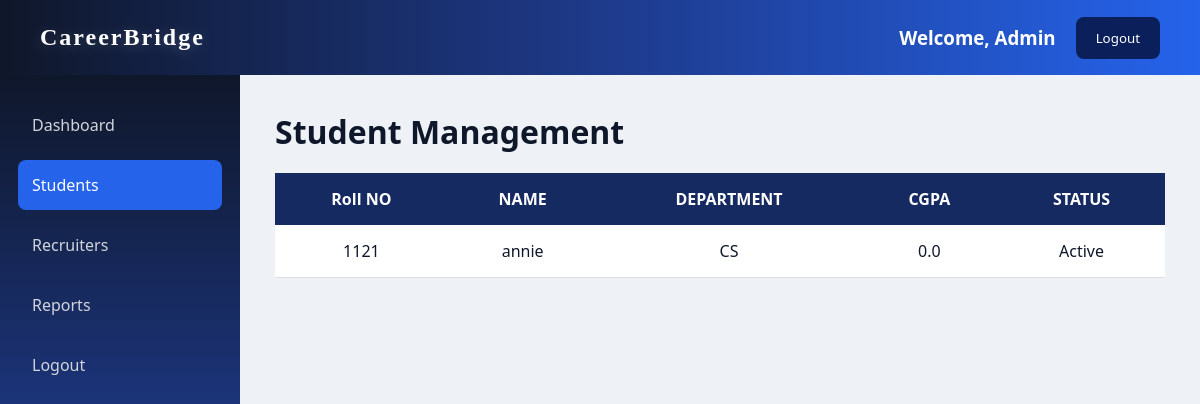
The app's page /admin_students with its own data.
### tables this page shows
CREATE TABLE students(
    id INTEGER PRIMARY KEY AUTOINCREMENT,
    roll_no TEXT,
    name TEXT,
    email TEXT,
    course TEXT,
    department TEXT,
    cgpa REAL,
    year TEXT,
    skills TEXT,
    status TEXT DEFAULT 'Active'
);

### std_app.py (the view)
@app.route('/admin_students')
def admin_students():
    conn = get_db_connection()
    students = conn.execute("SELECT * FROM students").fetchall()
    conn.close()
    return render_template("admin_students.html", students=students)

### std_app.py (called while the page is built)
def get_db_connection():
    conn = sqlite3.connect("placement.db")
    conn.row_factory = sqlite3.Row
    return conn

### templates/admin_students.html (shortened to what this page needs)
<!DOCTYPE html>
<html lang="en">
<head>
    <link rel="stylesheet" href="{{url_for('static',filename='admin_style.css')}}">
</head>
<body>
    <div class="navbar">
    <h1 class="logo">CareerBridge</h1>
        <div class="navbar-right">
            <h3>Welcome, Admin</h3>
            <a href="/logout">
                <button class="logout-btn">Logout</button>
            </a>
        </div>
    </div>
    <div class="container">
        <div class="sidebar">
            <ul>
                <li><a href="/admin_dashboard">Dashboard</a></li>
                <li class="active"><a href="/admin_students">Students</a></li>
                <li><a href="/admin_recruiters">Recruiters</a></li>
                <li><a href="/admin_reports">Reports</a></li>
                <li onclick="confirmLogout()">Logout</li>
            </ul>
        </div>
        <div class="content">
            <h1>Student Management</h1>
            <table>
                <tr>
                    <th>Roll NO</th>
                    <th>NAME</th>
                    <th>DEPARTMENT</th>
                    <th>CGPA</th>
                    <th>STATUS</th>
                </tr>
                {% for student in students %}
                <tr>
                    <td>{{ student.roll_no }}</td>
                    <td>{{ student.name }}</td>
                    <td>{{ student.department }}</td>
                    <td>{{ student.cgpa }}</td>
                    <td>{{ student.status }}</td>
                </tr>
                {% endfor %}
            </table>
        </div>
    </div>
</body>
</html>

### static/admin_style.css (style rules this page uses)
* { margin:0; padding:0; box-sizing:border-box; font-family:'Segoe UI',sans-serif; }
body { background:#eef2f7; color:#0f172a; }
.navbar { height:75px; background:linear-gradient(90deg,#0f172a,#1e3a8a,#2563eb); display:flex; justify-content:space-between; align-items:center; padding:0 40px; color:white; }
.logo { font-family: "Georgia", serif; font-size: 44px; font-weight: bold; color: white; letter-spacing: 2px; text-shadow: 0 2px 15px rgba(255,255,255,0.2); margin: 0; }
.navbar h1 { font-size:24px; }
.navbar-right { display:flex; align-items:center; gap:20px; }
.logout-btn { background:#0b205a; color:white; padding:12px 20px; border:none; border-radius:8px; cursor:pointer; }
.container { display:flex; }
.sidebar { width: 240px; min-height: 100vh; padding: 25px 18px; background: linear-gradient(180deg,#0f172a,#1e3a8a,#2563eb ); }
.sidebar ul { list-style: none; }
.sidebar ul li { padding: 14px; margin-bottom: 10px; color: #d1d5db; border-radius: 8px; cursor: pointer; }
.sidebar ul li.active { background-color: #2563eb; color: white; }
.sidebar ul li a { text-decoration: none; color: inherit; display: block; }
.sidebar ul li.active a { color: white; }
.content { flex:1; padding:35px; }
table { width:100%; border-collapse:collapse; margin-top:20px; background:white; }
th { background:#162a62; color:white; padding:15px; }
td { padding:15px; border-bottom:1px solid #ddd; text-align:center; }
button { background:#2563eb; color:white; border:none; padding:10px 15px; border-radius:8px; cursor:pointer; }

### records on screen
students: roll_no "1121", name "annie", department "CS", cgpa "0.0", status "Active"
